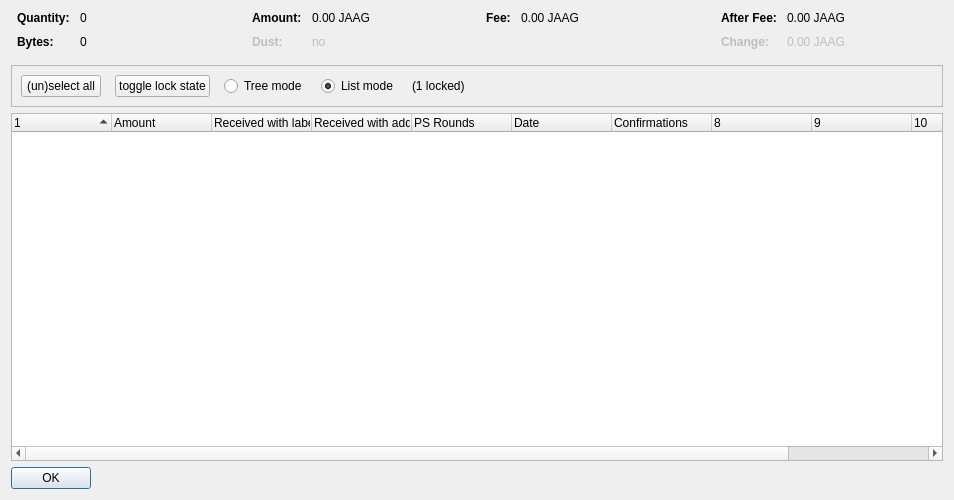
<?xml version="1.0" encoding="UTF-8"?>
<ui version="4.0">
 <class>CoinControlDialog</class>
 <widget class="QDialog" name="CoinControlDialog">
  <property name="geometry">
   <rect>
    <x>0</x>
    <y>0</y>
    <width>954</width>
    <height>500</height>
   </rect>
  </property>
  <property name="windowTitle">
   <string>Coin Selection</string>
  </property>
  <layout class="QVBoxLayout" name="verticalLayout">
   <item>
    <layout class="QHBoxLayout" name="horizontalLayoutTop" stretch="0,0,0,0">
     <property name="topMargin">
      <number>0</number>
     </property>
     <property name="bottomMargin">
      <number>10</number>
     </property>
     <item>
      <layout class="QFormLayout" name="formLayoutCoinControl1">
       <property name="horizontalSpacing">
        <number>10</number>
       </property>
       <property name="verticalSpacing">
        <number>10</number>
       </property>
       <property name="leftMargin">
        <number>6</number>
       </property>
       <property name="rightMargin">
        <number>6</number>
       </property>
       <item row="0" column="0">
        <widget class="QLabel" name="labelCoinControlQuantityText">
         <property name="font">
          <font>
           <weight>75</weight>
           <bold>true</bold>
          </font>
         </property>
         <property name="text">
          <string>Quantity:</string>
         </property>
        </widget>
       </item>
       <item row="0" column="1">
        <widget class="QLabel" name="labelCoinControlQuantity">
         <property name="cursor">
          <cursorShape>IBeamCursor</cursorShape>
         </property>
         <property name="contextMenuPolicy">
          <enum>Qt::ActionsContextMenu</enum>
         </property>
         <property name="text">
          <string notr="true">0</string>
         </property>
         <property name="textInteractionFlags">
          <set>Qt::LinksAccessibleByMouse|Qt::TextSelectableByKeyboard|Qt::TextSelectableByMouse</set>
         </property>
        </widget>
       </item>
       <item row="1" column="0">
        <widget class="QLabel" name="labelCoinControlBytesText">
         <property name="font">
          <font>
           <weight>75</weight>
           <bold>true</bold>
          </font>
         </property>
         <property name="text">
          <string>Bytes:</string>
         </property>
        </widget>
       </item>
       <item row="1" column="1">
        <widget class="QLabel" name="labelCoinControlBytes">
         <property name="cursor">
          <cursorShape>IBeamCursor</cursorShape>
         </property>
         <property name="contextMenuPolicy">
          <enum>Qt::ActionsContextMenu</enum>
         </property>
         <property name="text">
          <string notr="true">0</string>
         </property>
         <property name="textInteractionFlags">
          <set>Qt::LinksAccessibleByMouse|Qt::TextSelectableByKeyboard|Qt::TextSelectableByMouse</set>
         </property>
        </widget>
       </item>
      </layout>
     </item>
     <item>
      <layout class="QFormLayout" name="formLayoutCoinControl2">
       <property name="horizontalSpacing">
        <number>10</number>
       </property>
       <property name="verticalSpacing">
        <number>10</number>
       </property>
       <property name="leftMargin">
        <number>6</number>
       </property>
       <property name="rightMargin">
        <number>6</number>
       </property>
       <item row="0" column="0">
        <widget class="QLabel" name="labelCoinControlAmountText">
         <property name="font">
          <font>
           <weight>75</weight>
           <bold>true</bold>
          </font>
         </property>
         <property name="text">
          <string>Amount:</string>
         </property>
        </widget>
       </item>
       <item row="0" column="1">
        <widget class="QLabel" name="labelCoinControlAmount">
         <property name="cursor">
          <cursorShape>IBeamCursor</cursorShape>
         </property>
         <property name="contextMenuPolicy">
          <enum>Qt::ActionsContextMenu</enum>
         </property>
         <property name="text">
          <string notr="true">0.00 JAAG</string>
         </property>
         <property name="textInteractionFlags">
          <set>Qt::LinksAccessibleByMouse|Qt::TextSelectableByKeyboard|Qt::TextSelectableByMouse</set>
         </property>
        </widget>
       </item>
       <item row="1" column="0">
        <widget class="QLabel" name="labelCoinControlLowOutputText">
         <property name="enabled">
          <bool>false</bool>
         </property>
         <property name="font">
          <font>
           <weight>75</weight>
           <bold>true</bold>
          </font>
         </property>
         <property name="text">
          <string>Dust:</string>
         </property>
        </widget>
       </item>
       <item row="1" column="1">
        <widget class="QLabel" name="labelCoinControlLowOutput">
         <property name="enabled">
          <bool>false</bool>
         </property>
         <property name="cursor">
          <cursorShape>IBeamCursor</cursorShape>
         </property>
         <property name="contextMenuPolicy">
          <enum>Qt::ActionsContextMenu</enum>
         </property>
         <property name="text">
          <string notr="true">no</string>
         </property>
         <property name="textInteractionFlags">
          <set>Qt::LinksAccessibleByMouse|Qt::TextSelectableByKeyboard|Qt::TextSelectableByMouse</set>
         </property>
        </widget>
       </item>
      </layout>
     </item>
     <item>
      <layout class="QFormLayout" name="formLayoutCoinControl3">
       <property name="horizontalSpacing">
        <number>10</number>
       </property>
       <property name="verticalSpacing">
        <number>10</number>
       </property>
       <property name="leftMargin">
        <number>6</number>
       </property>
       <property name="rightMargin">
        <number>6</number>
       </property>
       <item row="0" column="0">
        <widget class="QLabel" name="labelCoinControlFeeText">
         <property name="font">
          <font>
           <weight>75</weight>
           <bold>true</bold>
          </font>
         </property>
         <property name="text">
          <string>Fee:</string>
         </property>
        </widget>
       </item>
       <item row="0" column="1">
        <widget class="QLabel" name="labelCoinControlFee">
         <property name="cursor">
          <cursorShape>IBeamCursor</cursorShape>
         </property>
         <property name="contextMenuPolicy">
          <enum>Qt::ActionsContextMenu</enum>
         </property>
         <property name="text">
          <string notr="true">0.00 JAAG</string>
         </property>
         <property name="textInteractionFlags">
          <set>Qt::LinksAccessibleByMouse|Qt::TextSelectableByKeyboard|Qt::TextSelectableByMouse</set>
         </property>
        </widget>
       </item>
      </layout>
     </item>
     <item>
      <layout class="QFormLayout" name="formLayoutCoinControl4">
       <property name="horizontalSpacing">
        <number>10</number>
       </property>
       <property name="verticalSpacing">
        <number>10</number>
       </property>
       <property name="leftMargin">
        <number>6</number>
       </property>
       <property name="rightMargin">
        <number>6</number>
       </property>
       <item row="0" column="0">
        <widget class="QLabel" name="labelCoinControlAfterFeeText">
         <property name="font">
          <font>
           <weight>75</weight>
           <bold>true</bold>
          </font>
         </property>
         <property name="text">
          <string>After Fee:</string>
         </property>
        </widget>
       </item>
       <item row="0" column="1">
        <widget class="QLabel" name="labelCoinControlAfterFee">
         <property name="cursor">
          <cursorShape>IBeamCursor</cursorShape>
         </property>
         <property name="contextMenuPolicy">
          <enum>Qt::ActionsContextMenu</enum>
         </property>
         <property name="text">
          <string notr="true">0.00 JAAG</string>
         </property>
         <property name="textInteractionFlags">
          <set>Qt::LinksAccessibleByMouse|Qt::TextSelectableByKeyboard|Qt::TextSelectableByMouse</set>
         </property>
        </widget>
       </item>
       <item row="1" column="0">
        <widget class="QLabel" name="labelCoinControlChangeText">
         <property name="enabled">
          <bool>false</bool>
         </property>
         <property name="font">
          <font>
           <weight>75</weight>
           <bold>true</bold>
          </font>
         </property>
         <property name="text">
          <string>Change:</string>
         </property>
        </widget>
       </item>
       <item row="1" column="1">
        <widget class="QLabel" name="labelCoinControlChange">
         <property name="enabled">
          <bool>false</bool>
         </property>
         <property name="cursor">
          <cursorShape>IBeamCursor</cursorShape>
         </property>
         <property name="contextMenuPolicy">
          <enum>Qt::ActionsContextMenu</enum>
         </property>
         <property name="text">
          <string notr="true">0.00 JAAG</string>
         </property>
         <property name="textInteractionFlags">
          <set>Qt::LinksAccessibleByMouse|Qt::TextSelectableByKeyboard|Qt::TextSelectableByMouse</set>
         </property>
        </widget>
       </item>
      </layout>
     </item>
    </layout>
   </item>
   <item>
    <widget class="QFrame" name="frame">
     <property name="minimumSize">
      <size>
       <width>0</width>
       <height>40</height>
      </size>
     </property>
     <property name="frameShape">
      <enum>QFrame::StyledPanel</enum>
     </property>
     <property name="frameShadow">
      <enum>QFrame::Sunken</enum>
     </property>
     <layout class="QHBoxLayout" name="horizontalLayout">
      <item>
       <layout class="QHBoxLayout" name="horizontalLayoutPanel" stretch="0,0,0,0,0,0">
        <property name="spacing">
         <number>14</number>
        </property>
        <item>
         <widget class="QPushButton" name="pushButtonSelectAll">
          <property name="sizePolicy">
           <sizepolicy hsizetype="Maximum" vsizetype="Fixed">
            <horstretch>0</horstretch>
            <verstretch>0</verstretch>
           </sizepolicy>
          </property>
          <property name="text">
           <string>(un)select all</string>
          </property>
          <property name="autoDefault">
           <bool>false</bool>
          </property>
         </widget>
        </item>
        <item>
         <widget class="QPushButton" name="pushButtonToggleLock">
          <property name="sizePolicy">
           <sizepolicy hsizetype="Maximum" vsizetype="Fixed">
            <horstretch>0</horstretch>
            <verstretch>0</verstretch>
           </sizepolicy>
          </property>
          <property name="text">
           <string>toggle lock state</string>
          </property>
          <property name="autoDefault">
           <bool>false</bool>
          </property>
         </widget>
        </item>
        <item>
         <widget class="QRadioButton" name="radioTreeMode">
          <property name="sizePolicy">
           <sizepolicy hsizetype="Maximum" vsizetype="Fixed">
            <horstretch>0</horstretch>
            <verstretch>0</verstretch>
           </sizepolicy>
          </property>
          <property name="text">
           <string>Tree mode</string>
          </property>
         </widget>
        </item>
        <item>
         <widget class="QRadioButton" name="radioListMode">
          <property name="sizePolicy">
           <sizepolicy hsizetype="Maximum" vsizetype="Fixed">
            <horstretch>0</horstretch>
            <verstretch>0</verstretch>
           </sizepolicy>
          </property>
          <property name="text">
           <string>List mode</string>
          </property>
          <property name="checked">
           <bool>true</bool>
          </property>
         </widget>
        </item>
        <item>
         <widget class="QLabel" name="labelLocked">
          <property name="text">
           <string>(1 locked)</string>
          </property>
         </widget>
        </item>
        <item>
         <spacer name="horizontalSpacer">
          <property name="orientation">
           <enum>Qt::Horizontal</enum>
          </property>
          <property name="sizeHint" stdset="0">
           <size>
            <width>40</width>
            <height>20</height>
           </size>
          </property>
         </spacer>
        </item>
       </layout>
      </item>
     </layout>
    </widget>
   </item>
   <item>
    <widget class="CoinControlTreeWidget" name="treeWidget">
     <property name="contextMenuPolicy">
      <enum>Qt::CustomContextMenu</enum>
     </property>
     <property name="sortingEnabled">
      <bool>false</bool>
     </property>
     <property name="columnCount">
      <number>11</number>
     </property>
     <attribute name="headerShowSortIndicator" stdset="0">
      <bool>true</bool>
     </attribute>
     <attribute name="headerStretchLastSection">
      <bool>false</bool>
     </attribute>
     <column>
      <property name="text">
       <string/>
      </property>
     </column>
     <column>
      <property name="text">
       <string>Amount</string>
      </property>
     </column>
     <column>
      <property name="text">
       <string>Received with label</string>
      </property>
     </column>
     <column>
      <property name="text">
       <string>Received with address</string>
      </property>
     </column>
     <column>
      <property name="text">
       <string>PS Rounds</string>
      </property>
     </column>
     <column>
      <property name="text">
       <string>Date</string>
      </property>
     </column>
     <column>
      <property name="text">
       <string>Confirmations</string>
      </property>
      <property name="toolTip">
       <string>Confirmed</string>
      </property>
     </column>
     <column>
      <property name="text">
       <string/>
      </property>
     </column>
     <column>
      <property name="text">
       <string/>
      </property>
     </column>
     <column>
      <property name="text">
       <string/>
      </property>
     </column>
     <column>
      <property name="text">
       <string/>
      </property>
     </column>
    </widget>
   </item>
   <item>
    <widget class="QDialogButtonBox" name="buttonBox">
     <property name="sizePolicy">
      <sizepolicy hsizetype="Maximum" vsizetype="Fixed">
       <horstretch>0</horstretch>
       <verstretch>0</verstretch>
      </sizepolicy>
     </property>
     <property name="orientation">
      <enum>Qt::Horizontal</enum>
     </property>
     <property name="standardButtons">
      <set>QDialogButtonBox::Ok</set>
     </property>
    </widget>
   </item>
  </layout>
 </widget>
 <customwidgets>
  <customwidget>
   <class>CoinControlTreeWidget</class>
   <extends>QTreeWidget</extends>
   <header>coincontroltreewidget.h</header>
  </customwidget>
 </customwidgets>
 <resources/>
 <connections/>
</ui>
